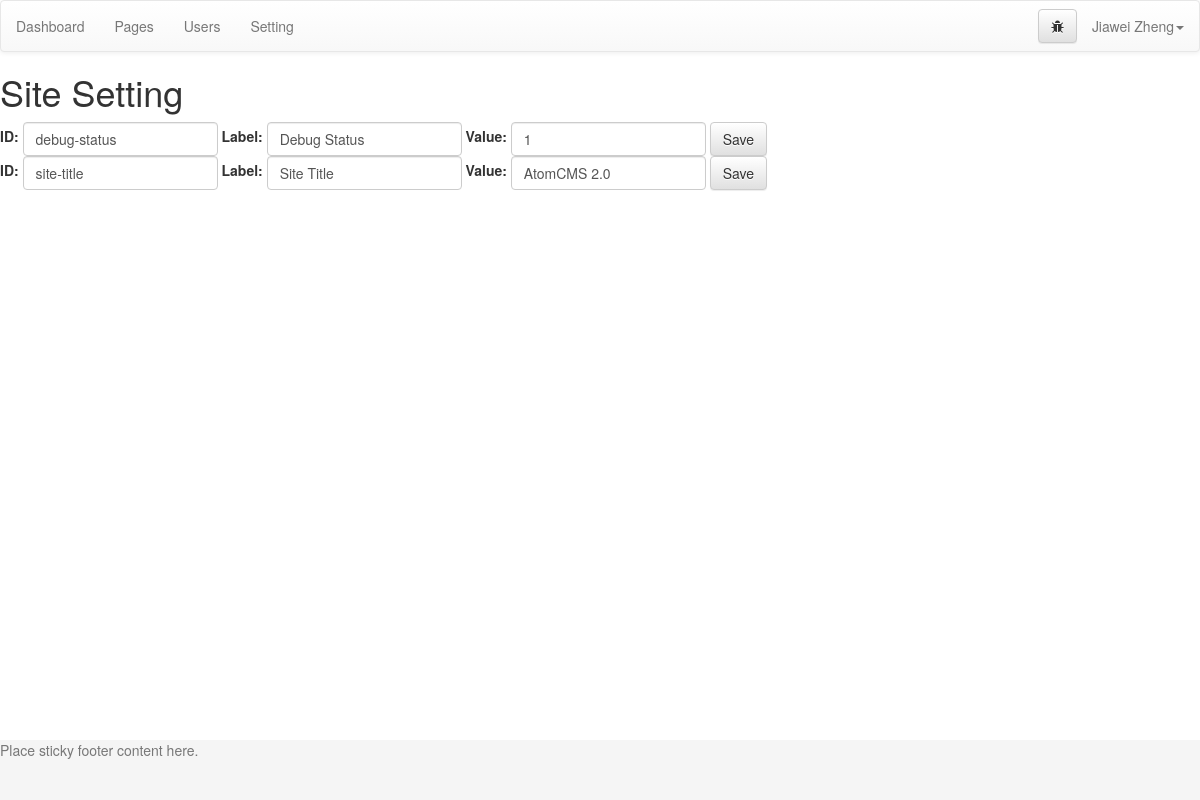
Page /admin/index.php?page=setting (signed in) on the committed database.
### tables this page shows
CREATE TABLE `settings` (
  `id` varchar(200) NOT NULL,
  `label` varchar(200) NOT NULL,
  `value` longtext NOT NULL
);

### admin/index.php (called while the page is built)
<?php
  include('template/header.php');
  include('views/'.$page.'.php');
  include('template/footer.php');
?>

### admin/views/setting.php (the view, shortened to what this page needs)
<h1>Site Setting</h1>
<div class="row">
  <div class="col-md-12">
    <?php
      $q = "select * from settings order by id ASC";
      $r = mysqli_query($dbc, $q);
      while ($opened = mysqli_fetch_assoc($r)) { ?>
      <form class="form-inline" action="index.php?page=setting&id=<?php echo $opened['id']; ?>" method="post" role="form">
        <div class="form-group">
          <label for="id">ID:</label>
          <input class="form-control" type="text" name="id" value="<?php echo $opened['id'] ?>" id="id" placeholder="id-name" autocomplete="off">
        </div>
        <div class="form-group">
          <label for="label">Label:</label>
          <input class="form-control" type="text" name="label" value="<?php echo $opened['label'] ?>" id="label" placeholder="Label" autocomplete="off">
        </div>
        <div class="form-group">
          <label for="value">Value:</label>
          <input class="form-control" type="text" name="value" value="<?php echo $opened['value'] ?>" id="value" placeholder="Value" autocomplete="off">
        </div>
        <button type="submit" class="btn btn-default">Save</button>
      </form>
    <?php } ?>
  </div>
</div>

### admin/config/css.php (style rules this page uses)
html { position: relative; min-height: 100%; }
body { margin-bottom: 60px; }

### rows in the picture
settings: id "debug-status", label "Debug Status", value "1"
settings: id "site-title", label "Site Title", value "AtomCMS 2.0"

### other values in the picture
$user['fullname'] "Jiawei Zheng"
